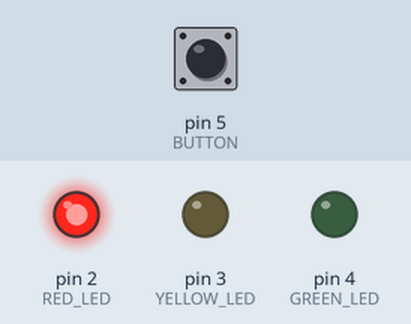
Bench run of a sketch on a simulated Arduino Uno, built with avr-gcc and run on an emulated ATmega328P. Parts: output pins drawn as LEDs (lit = HIGH). Inputs (shaded band) come from the test bench; at power-on: pin 5 (BUTTON) HIGH.

Above: at 2.5 s.
At 7.5 s:
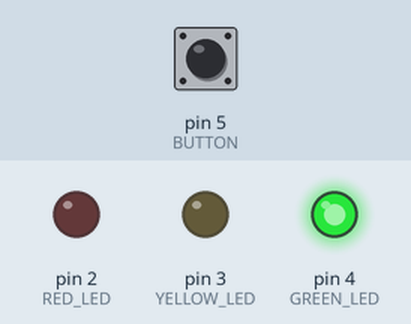
At 11.0 s:
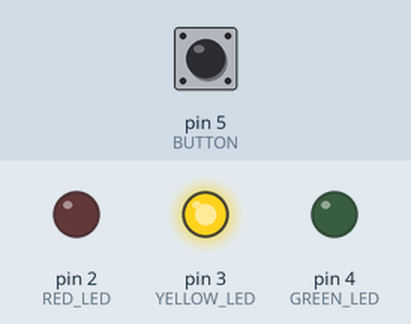
Timing chart, 0 to 15.6 s (numbered marks = the images above):
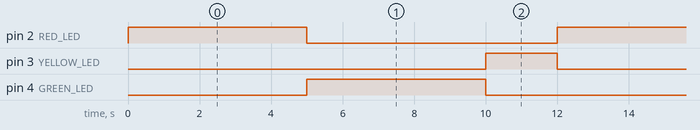

Measured:
- by itself, pin 2 (RED_LED), pin 4 (GREEN_LED): alternates HIGH for 5.0 s and LOW for 7.0 s
- by itself, pin 3 (YELLOW_LED): alternates HIGH for 2.0 s and LOW for 10.0 s
- by itself, everything shown: repeats every 12.0 s, in 3 steps

The sketch:

sketch_mar07a.ino
```cpp
// --------------- Donanım Soyutlama Katmanı (HAL) --------------- //
#define RED_LED 2
#define YELLOW_LED 3
#define GREEN_LED 4
#define BUTTON 5

void setupHardware() {
    pinMode(RED_LED, OUTPUT);
    pinMode(YELLOW_LED, OUTPUT);
    pinMode(GREEN_LED, OUTPUT);
    pinMode(BUTTON, INPUT_PULLUP);
}

void setLights(bool red, bool yellow, bool green) {
    digitalWrite(RED_LED, red);
    digitalWrite(YELLOW_LED, yellow);
    digitalWrite(GREEN_LED, green);
}

// --------------- İş Mantığı Katmanı (BLL) --------------- //
enum State {RED, GREEN, YELLOW};
State currentState = RED;

unsigned long previousMillis = 0;
unsigned long stateDuration = 5000;  // Kırmızı süresi başlangıçta 5s
bool pedestrianPressed = false;

void updateState() {
    unsigned long currentMillis = millis();

    // Buton kontrolü (LOW = basıldı)
    if (digitalRead(BUTTON) == LOW) {
        pedestrianPressed = true;
    }

    switch (currentState) {
        case RED:
            setLights(true, false, false); // Kırmızı yanıyor
            if (currentMillis - previousMillis >= stateDuration) {
                previousMillis = currentMillis;
                currentState = GREEN;
                stateDuration = 5000;  // Yeşil süresi
                pedestrianPressed = false;  // Buton sıfırlanır
            }
            break;

        case GREEN:
            setLights(false, false, true); // Yeşil yanıyor
            if (pedestrianPressed) {
                stateDuration = 3000;  // Süreyi kısaltıyoruz (örneğin 3 saniyeye)
            }
            if (currentMillis - previousMillis >= stateDuration) {
                previousMillis = currentMillis;
                currentState = YELLOW;
                stateDuration = 2000;  // Sarı süresi
            }
            break;

        case YELLOW:
            setLights(false, true, false); // Sarı yanıyor
            if (currentMillis - previousMillis >= stateDuration) {
                previousMillis = currentMillis;
                currentState = RED;
                stateDuration = 5000;  // Kırmızı süresi tekrar 5 saniye
            }
            break;
    }
}

// --------------- Uygulama Katmanı (Application Layer) --------------- //
void setup() {
    setupHardware();
}

void loop() {
    updateState();
}
```
